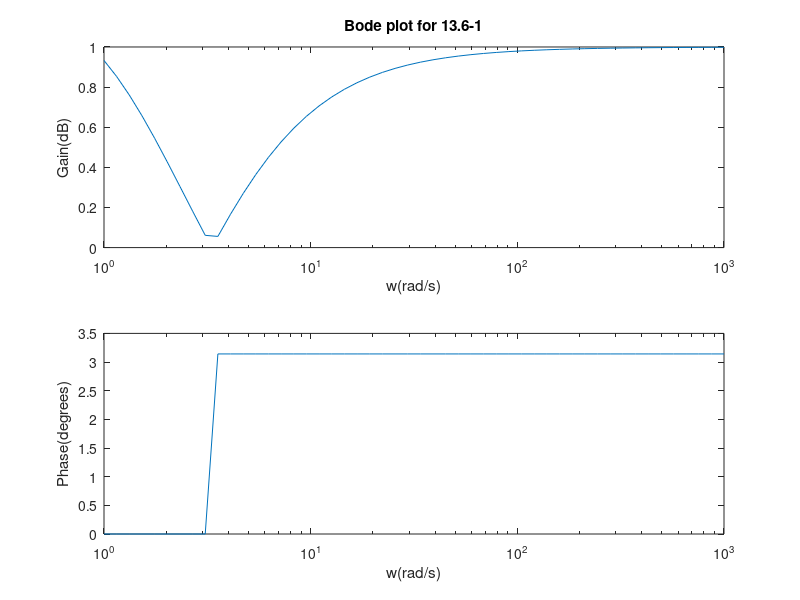

Reproduce this figure in MATLAB.
%%13.6-1

w=logspace(log10(1),log10(1000));
for j=1:length(w)
    H(j)=(1/(1+j*0.02*w(j)))-(j*0.05*w(j))/(1+j*0.05*w(j));
    G(j)=abs(H(j));
    Phase(j)=angle(H(j)*180/pi);
end

subplot(2,1,1), semilogx(w,G)
xlabel('w(rad/s)')
ylabel('Gain(dB)')
title ('Bode plot for 13.6-1')

subplot(2,1,2), semilogx(w,Phase)
xlabel('w(rad/s)')
ylabel('Phase(degrees)')

